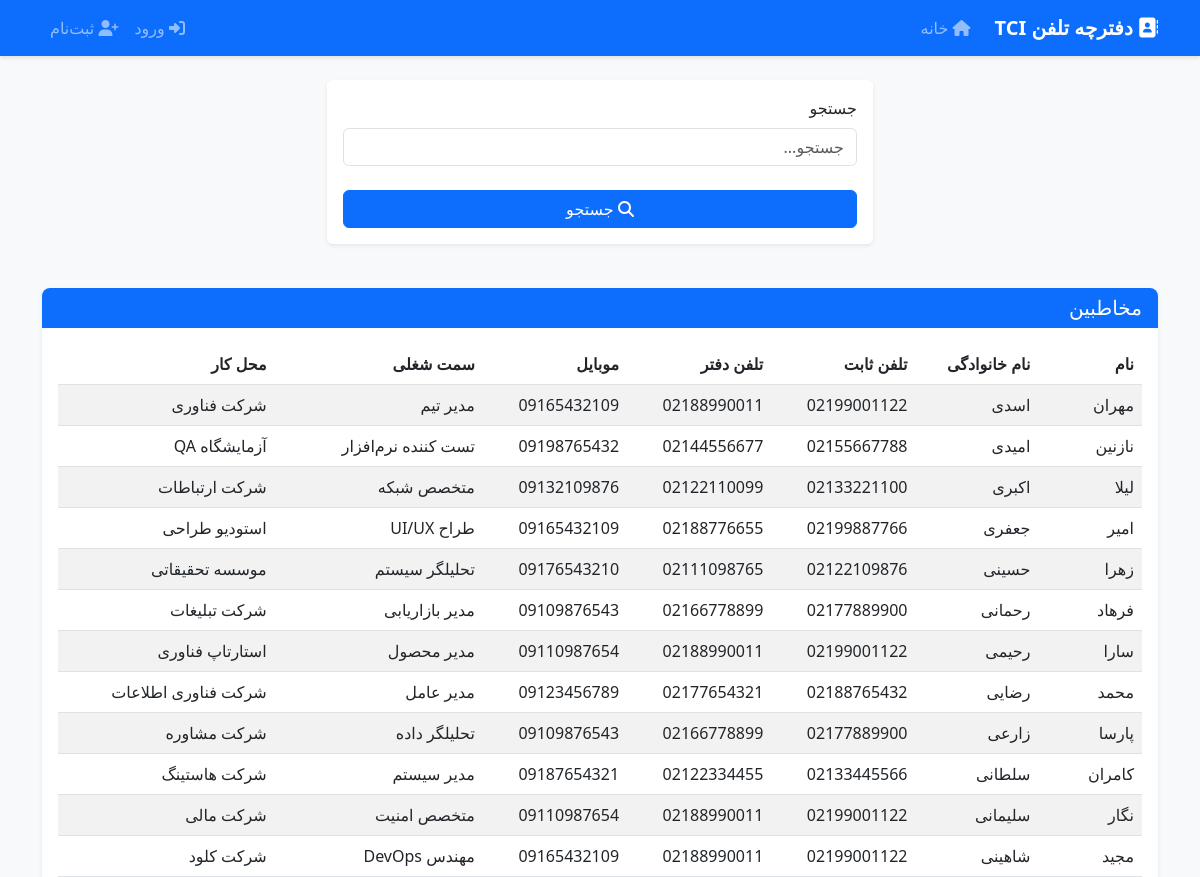
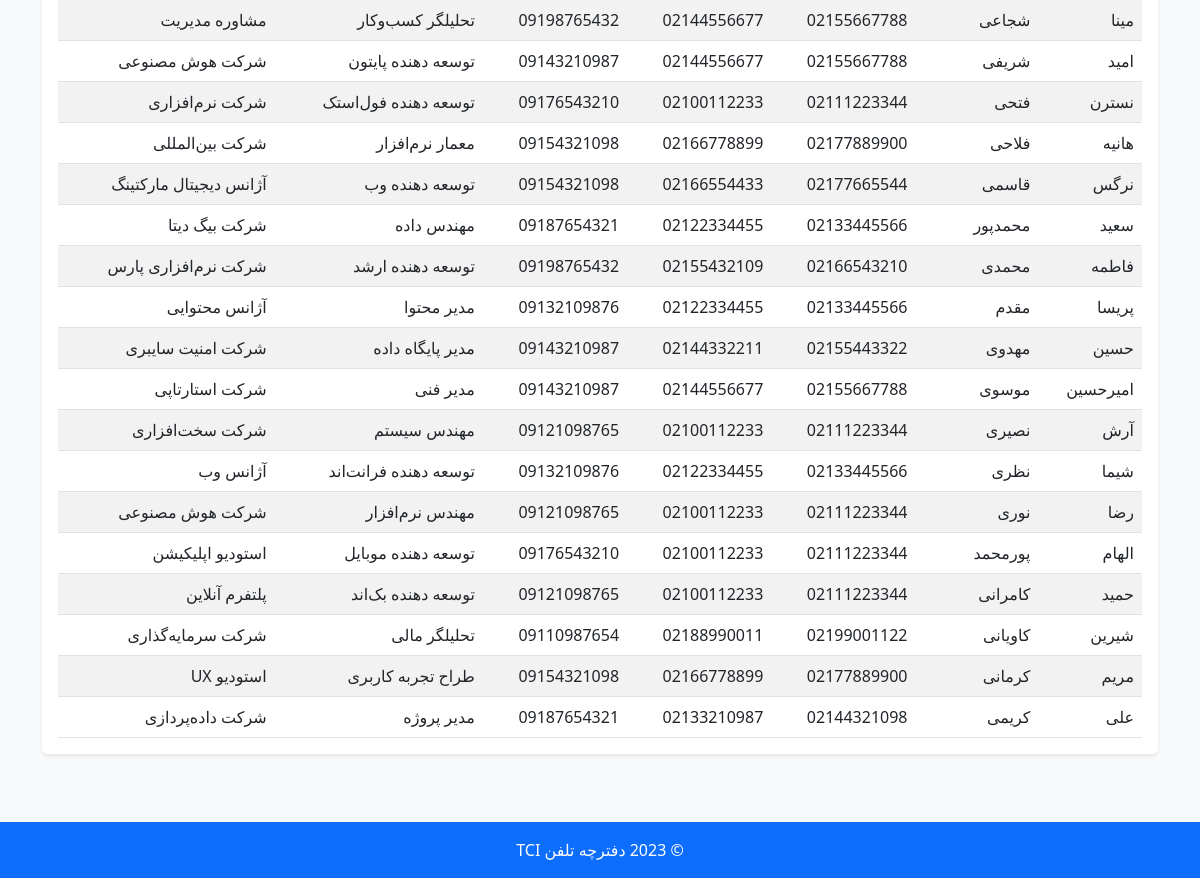
The page / on the database its author committed (2 pictures, top to bottom).
### contacts/models.py (models this page shows, shortened)
class Contact(models.Model):
    first_name = models.CharField(
        max_length=100,
        verbose_name='نام'
    )
    last_name = models.CharField(
        max_length=100,
        verbose_name='نام خانوادگی'
    )
    landline = models.CharField(
        max_length=15,
        verbose_name='تلفن ثابت',
        blank=True,
        null=True
    )
    office_phone = models.CharField(
        max_length=15,
        verbose_name='تلفن دفتر',
        blank=True,
        null=True
    )
    mobile = models.CharField(
        max_length=15,
        verbose_name='موبایل',
        blank=True,
        null=True
    )
    position = models.CharField(
        max_length=100,
        verbose_name='سمت شغلی',
        blank=True,
        null=True
    )
    workplace = models.CharField(
        max_length=200,
        verbose_name='محل کار',
        blank=True,
        null=True
    )
    created_by = models.ForeignKey(
        CustomUser,
        on_delete=models.SET_NULL,
        null=True,
        blank=True,
        verbose_name='ایجاد شده توسط'
    )
    created_at = models.DateTimeField(
        auto_now_add=True,
        verbose_name='تاریخ ایجاد'
    )
    updated_at = models.DateTimeField(
        auto_now=True,
        verbose_name='تاریخ به‌روزرسانی'
    )
    class Meta:
        verbose_name = 'مخاطب'
        verbose_name_plural = 'مخاطبین'
        ordering = ['last_name', 'first_name']

### contacts/views.py (the view, shortened to what this page needs)
# urls.py: path('', contacts_views.home, name='home'),
def home(request):
    contacts = Contact.objects.all()
    search_form = ContactSearchForm(request.GET or None)
    context = {
        'contacts': contacts,
        'search_form': search_form,
    }
    return render(request, 'contacts/home.html', context)

### contacts/forms.py
class ContactSearchForm(forms.Form):
    search_query = forms.CharField(
        required=False,
        label='جستجو',
        widget=forms.TextInput(attrs={'placeholder': 'جستجو...'})
    )

### templates/contacts/home.html (shortened to what this page needs)
{% extends 'base.html' %}
{% load crispy_forms_tags %}
{% block content %}
<div class="row mb-4">
    <div class="col-md-6 offset-md-3">
        <form method="get" class="card card-body">
            {{ search_form|crispy }}
            <button type="submit" class="btn btn-primary mt-2">
                <i class="fas fa-search"></i> جستجو
            </button>
        </form>
    </div>
</div>
<div class="row">
    <div class="col">
        <div class="card">
            <div class="card-header bg-primary text-white">
                <h5 class="card-title mb-0">مخاطبین</h5>
            </div>
            <div class="card-body">
                {% if contacts %}
                    <div class="table-responsive">
                        <table class="table table-striped table-hover">
                            <thead>
                                <tr>
                                    <th>نام</th>
                                    <th>نام خانوادگی</th>
                                    <th>تلفن ثابت</th>
                                    <th>تلفن دفتر</th>
                                    <th>موبایل</th>
                                    <th>سمت شغلی</th>
                                    <th>محل کار</th>
                                </tr>
                            </thead>
                            <tbody>
                                {% for contact in contacts %}
                                    <tr>
                                        <td>{{ contact.first_name }}</td>
                                        <td>{{ contact.last_name }}</td>
                                        <td>{{ contact.landline|default:'-' }}</td>
                                        <td>{{ contact.office_phone|default:'-' }}</td>
                                        <td>{{ contact.mobile|default:'-' }}</td>
                                        <td>{{ contact.position|default:'-' }}</td>
                                        <td>{{ contact.workplace|default:'-' }}</td>
                                    </tr>
                                {% endfor %}
                            </tbody>
                        </table>
                    </div>
                {% else %}
                    <div class="alert alert-info">مخاطبی یافت نشد.</div>
                {% endif %}
            </div>
        </div>
    </div>
</div>
{% endblock %}

### templates/base.html (shortened to what this page needs)
<!DOCTYPE html>
<html lang="fa" dir="rtl">
<head>
    <link href="https://cdn.jsdelivr.net/npm/bootstrap@5.3.0/dist/css/bootstrap.rtl.min.css" rel="stylesheet">
    <link rel="stylesheet" href="https://cdnjs.cloudflare.com/ajax/libs/font-awesome/6.4.0/css/all.min.css">
    <link rel="stylesheet" href="/static/css/style.css">
</head>
<body>
<nav class="navbar navbar-expand-lg navbar-dark bg-primary">
    <div class="container">
        <a class="navbar-brand" href="{% url 'home' %}">
            <i class="fas fa-address-book"></i> دفترچه تلفن TCI
        </a>
        <div class="collapse navbar-collapse" id="navbarNav">
            <ul class="navbar-nav me-auto">
                <li class="nav-item">
                    <a class="nav-link" href="{% url 'home' %}">
                        <i class="fas fa-home"></i> خانه
                    </a>
                </li>
            </ul>
            <ul class="navbar-nav">
                {% if user.is_authenticated %}
                    <li class="nav-item">
                        <span class="nav-link">
                            <i class="fas fa-user"></i> {{ user.username }}
                        </span>
                    </li>
                    <li class="nav-item">
                        <a class="nav-link" href="{% url 'profile' %}">
                            <i class="fas fa-id-card"></i> پروفایل
                        </a>
                    </li>
                           <li class="nav-item">
            <a class="nav-link" href="#" onclick="document.getElementById('logout-form').submit();">
                <i class="fas fa-sign-out-alt"></i> خروج
            </a>
            <form id="logout-form" method="post" action="{% url 'logout' %}" style="display:none;">
                {% csrf_token %}
            </form>
        </li>
    {% else %}
        <li class="nav-item">
            <a class="nav-link" href="{% url 'login' %}">
                <i class="fas fa-sign-in-alt"></i> ورود
            </a>
        </li>
        <li class="nav-item">
            <a class="nav-link" href="{% url 'register' %}">
                <i class="fas fa-user-plus"></i> ثبت‌نام
            </a>
        </li>
    {% endif %}
</ul>
        </div>
    </div>
</nav>
    <div class="container mt-4">
        {% block content %}{% endblock %}
    </div>
    <footer class="bg-light text-center text-lg-start mt-5">
        <div class="text-center p-3 bg-primary text-white">
            © 2023 دفترچه تلفن TCI
        </div>
    </footer>
</body>
</html>

### static/css/style.css (style rules this page uses)
body { font-family: 'Vazir', 'Segoe UI', Tahoma, Geneva, Verdana, sans-serif; background-color: #f8f9fa; }
.navbar { box-shadow: 0 2px 4px rgba(0, 0, 0, 0.1); }
.navbar-brand { font-weight: bold; }
.card { border: none; box-shadow: 0 0.125rem 0.25rem rgba(0, 0, 0, 0.075); margin-bottom: 20px; }
.card-header { border-bottom: none; }
.table { margin-bottom: 0; }
.table th { border-top: none; font-weight: 600; }
.card-header.bg-primary { border-radius: 0.5rem 0.5rem 0 0 !important; }

### rows shown on the page
Contact: first_name "مهران", last_name "اسدی", landline "02199001122", office_phone "02188990011", mobile "09165432109", position "مدیر تیم", workplace "شرکت فناوری"
Contact: first_name "نازنین", last_name "امیدی", landline "02155667788", office_phone "02144556677", mobile "09198765432", position "تست کننده نرم‌افزار", workplace "آزمایشگاه QA"
Contact: first_name "لیلا", last_name "اکبری", landline "02133221100", office_phone "02122110099", mobile "09132109876", position "متخصص شبکه", workplace "شرکت ارتباطات"
Contact: first_name "امیر", last_name "جعفری", landline "02199887766", office_phone "02188776655", mobile "09165432109", position "طراح UI/UX", workplace "استودیو طراحی"
Contact: first_name "زهرا", last_name "حسینی", landline "02122109876", office_phone "02111098765", mobile "09176543210", position "تحلیلگر سیستم", workplace "موسسه تحقیقاتی"
Contact: first_name "فرهاد", last_name "رحمانی", landline "02177889900", office_phone "02166778899", mobile "09109876543", position "مدیر بازاریابی", workplace "شرکت تبلیغات"
Contact: first_name "سارا", last_name "رحیمی", landline "02199001122", office_phone "02188990011", mobile "09110987654", position "مدیر محصول", workplace "استارتاپ فناوری"
Contact: first_name "محمد", last_name "رضایی", landline "02188765432", office_phone "02177654321", mobile "09123456789", position "مدیر عامل", workplace "شرکت فناوری اطلاعات"
Contact: first_name "پارسا", last_name "زارعی", landline "02177889900", office_phone "02166778899", mobile "09109876543", position "تحلیلگر داده", workplace "شرکت مشاوره"
Contact: first_name "کامران", last_name "سلطانی", landline "02133445566", office_phone "02122334455", mobile "09187654321", position "مدیر سیستم", workplace "شرکت هاستینگ"
Contact: first_name "نگار", last_name "سلیمانی", landline "02199001122", office_phone "02188990011", mobile "09110987654", position "متخصص امنیت", workplace "شرکت مالی"
Contact: first_name "مجید", last_name "شاهینی", landline "02199001122", office_phone "02188990011", mobile "09165432109", position "مهندس DevOps", workplace "شرکت کلود"
Contact: first_name "مینا", last_name "شجاعی", landline "02155667788", office_phone "02144556677", mobile "09198765432", position "تحلیلگر کسب‌وکار", workplace "مشاوره مدیریت"
Contact: first_name "امید", last_name "شریفی", landline "02155667788", office_phone "02144556677", mobile "09143210987", position "توسعه دهنده پایتون", workplace "شرکت هوش مصنوعی"
Contact: first_name "نسترن", last_name "فتحی", landline "02111223344", office_phone "02100112233", mobile "09176543210", position "توسعه دهنده فول‌استک", workplace "شرکت نرم‌افزاری"
Contact: first_name "هانیه", last_name "فلاحی", landline "02177889900", office_phone "02166778899", mobile "09154321098", position "معمار نرم‌افزار", workplace "شرکت بین‌المللی"
Contact: first_name "نرگس", last_name "قاسمی", landline "02177665544", office_phone "02166554433", mobile "09154321098", position "توسعه دهنده وب", workplace "آژانس دیجیتال مارکتینگ"
Contact: first_name "سعید", last_name "محمدپور", landline "02133445566", office_phone "02122334455", mobile "09187654321", position "مهندس داده", workplace "شرکت بیگ دیتا"
Contact: first_name "فاطمه", last_name "محمدی", landline "02166543210", office_phone "02155432109", mobile "09198765432", position "توسعه دهنده ارشد", workplace "شرکت نرم‌افزاری پارس"
Contact: first_name "پریسا", last_name "مقدم", landline "02133445566", office_phone "02122334455", mobile "09132109876", position "مدیر محتوا", workplace "آژانس محتوایی"
Contact: first_name "حسین", last_name "مهدوی", landline "02155443322", office_phone "02144332211", mobile "09143210987", position "مدیر پایگاه داده", workplace "شرکت امنیت سایبری"
Contact: first_name "امیرحسین", last_name "موسوی", landline "02155667788", office_phone "02144556677", mobile "09143210987", position "مدیر فنی", workplace "شرکت استارتاپی"
Contact: first_name "آرش", last_name "نصیری", landline "02111223344", office_phone "02100112233", mobile "09121098765", position "مهندس سیستم", workplace "شرکت سخت‌افزاری"
Contact: first_name "شیما", last_name "نظری", landline "02133445566", office_phone "02122334455", mobile "09132109876", position "توسعه دهنده فرانت‌اند", workplace "آژانس وب"
Contact: first_name "رضا", last_name "نوری", landline "02111223344", office_phone "02100112233", mobile "09121098765", position "مهندس نرم‌افزار", workplace "شرکت هوش مصنوعی"
Contact: first_name "الهام", last_name "پورمحمد", landline "02111223344", office_phone "02100112233", mobile "09176543210", position "توسعه دهنده موبایل", workplace "استودیو اپلیکیشن"
Contact: first_name "حمید", last_name "کامرانی", landline "02111223344", office_phone "02100112233", mobile "09121098765", position "توسعه دهنده بک‌اند", workplace "پلتفرم آنلاین"
Contact: first_name "شیرین", last_name "کاویانی", landline "02199001122", office_phone "02188990011", mobile "09110987654", position "تحلیلگر مالی", workplace "شرکت سرمایه‌گذاری"
Contact: first_name "مریم", last_name "کرمانی", landline "02177889900", office_phone "02166778899", mobile "09154321098", position "طراح تجربه کاربری", workplace "استودیو UX"
Contact: first_name "علی", last_name "کریمی", landline "02144321098", office_phone "02133210987", mobile "09187654321", position "مدیر پروژه", workplace "شرکت داده‌پردازی"
